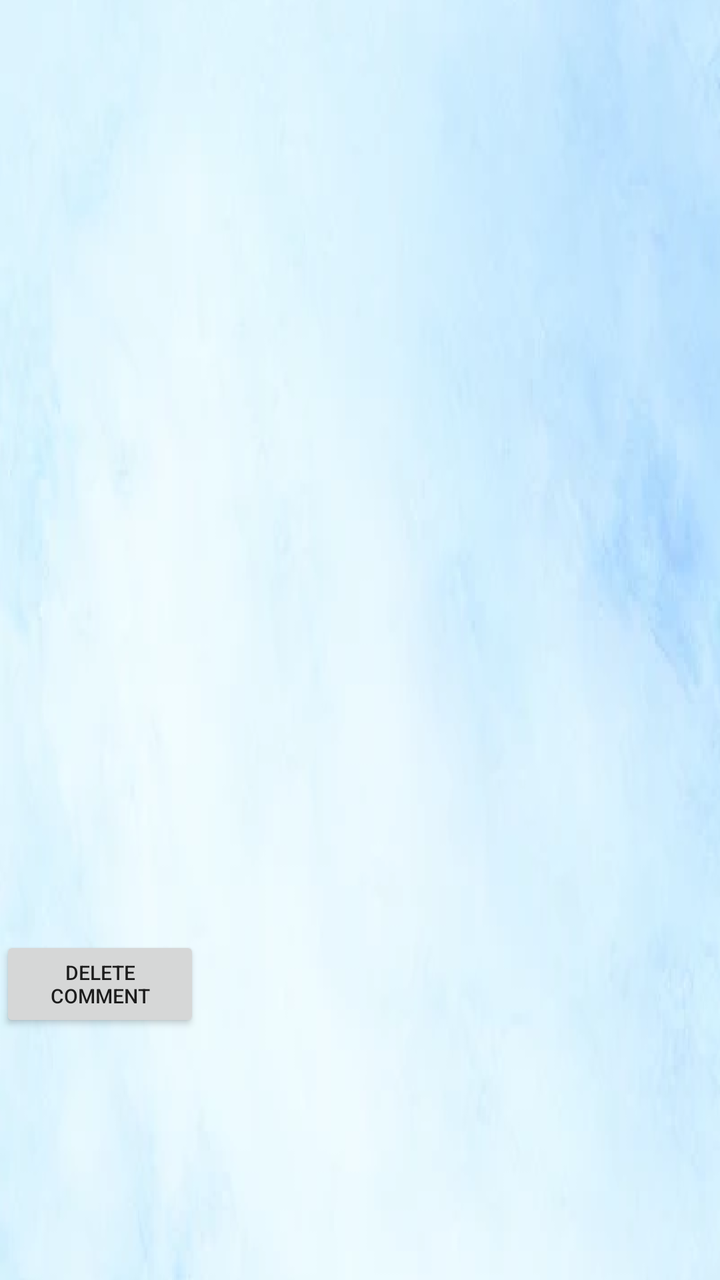
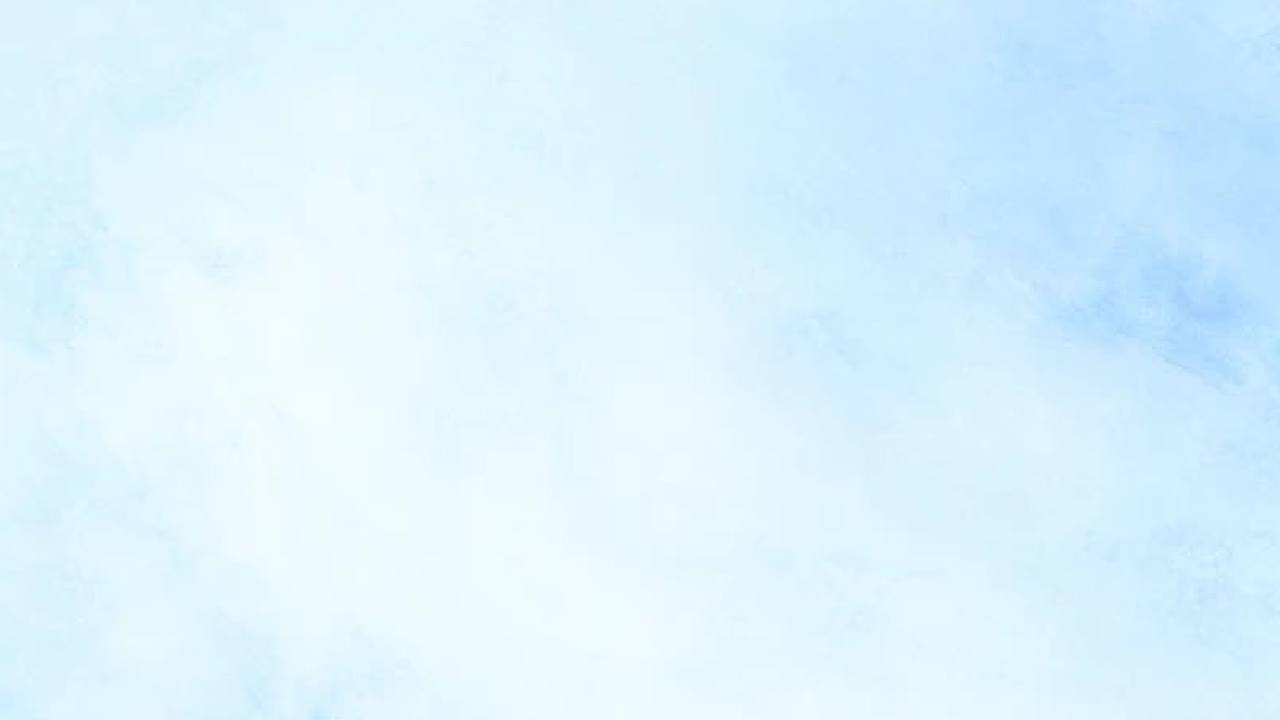

One screen, two layout resources from the same app: the default and the author's alternative for another configuration. Each is rendered where Android would select it; the XML of both is given below.
<!-- AndroidManifest.xml: application theme Theme.TwisterPM -->
<!-- res/layout/activity_comment.xml -->
<?xml version="1.0" encoding="utf-8"?>
<LinearLayout xmlns:android="http://schemas.android.com/apk/res/android"
    xmlns:app="http://schemas.android.com/apk/res-auto"
    xmlns:tools="http://schemas.android.com/tools"
    android:layout_width="match_parent"
    android:layout_height="match_parent"
    tools:context=".CommentActivity"
    android:background="@drawable/blueshade"
    android:orientation="vertical">
<LinearLayout
    android:layout_width="match_parent"
    android:layout_height="wrap_content"
    android:orientation="horizontal">

    <TextView
        android:id="@+id/commentOriginalMessage"
        android:layout_width="match_parent"
        android:layout_height="wrap_content"
        android:layout_marginTop="20dp"
        android:layout_weight="5" />


</LinearLayout>

    <LinearLayout
        android:id="@+id/allCommentsAddLayout"
        android:layout_width="match_parent"
        android:layout_height="0dp"
        android:layout_weight="20"
        android:orientation="horizontal"
        android:visibility="gone">

        <EditText
            android:id="@+id/commentInput"
            android:layout_width="0dp"
            android:layout_height="wrap_content"
            android:layout_weight="3"
            android:hint="Insert your comment" />

        <Button
            android:id="@+id/CommentAddBtn"
            android:layout_width="0dp"
            android:layout_height="wrap_content"
            android:layout_weight="1"
            android:onClick="commentAdd"
            android:text="Add" />

    </LinearLayout>

    <LinearLayout
        android:layout_width="match_parent"
        android:layout_height="0dp"
        android:layout_weight="20"
        android:layout_marginTop="15dp"
        android:id="@+id/commentsDeleteAMessageLayout"
        android:visibility="gone"
        android:background="@color/white"
        android:orientation="vertical">
        <LinearLayout
            android:layout_width="match_parent"
            android:layout_height="wrap_content">
        <TextView
            android:layout_width="0dp"
            android:layout_height="wrap_content"
            android:layout_weight="3"
            android:textColor="@color/black"

            android:text="Are you sure you want to delete the message" />
        </LinearLayout>
        <LinearLayout
            android:layout_width="match_parent"
            android:layout_height="wrap_content"
            android:orientation="horizontal">

            <Button
                android:layout_width="100dp"
                android:layout_height="wrap_content"
                android:onClick="back"
                android:layout_marginRight="20dp"
                android:layout_marginLeft="20dp"
                android:text="Cancel" />

            <Button
                android:layout_width="100dp"
                android:layout_height="wrap_content"
                android:onClick="DeleteMessage"
                android:layout_marginRight="20dp"
                android:layout_marginLeft="20dp"
                android:text="Yes" />

        </LinearLayout>

    </LinearLayout>



    <LinearLayout
        android:layout_width="match_parent"
        android:layout_height="0dp"
        android:layout_weight="50"
        android:orientation="vertical">

        <TextView
            android:id="@+id/commentMessageComments"
            android:layout_width="match_parent"
            android:layout_height="0dp"
            android:layout_weight="5"
            android:layout_margin="12dp"
            android:padding="12dp"
            android:textSize="14sp" />

        <androidx.recyclerview.widget.RecyclerView
            android:id="@+id/commentRecyclerView"
            android:layout_width="match_parent"
            android:layout_height="0dp"
            android:layout_weight="90"
            android:layout_margin="20dp"
            android:padding="10dp" />
    </LinearLayout>


<LinearLayout
    android:layout_width="match_parent"
    android:layout_height="0dp"
    android:layout_weight="20"
    android:orientation="horizontal">


    <Button
        android:id="@+id/commentDeleteBtn"
        android:layout_width="100dp"
        android:layout_height="wrap_content"
        android:onClick="commentDelete"
        android:textSize="10dp"
        android:text="Delete Comment" />


</LinearLayout>

</LinearLayout>
<!-- resources referenced by this layout -->
<resources>
  <color name="black">#FF000000</color>
  <color name="white">#FFFFFFFF</color>
  <!-- drawable blueshade: png bitmap (drawable, 160114 bytes) -->
  <style name="Theme.TwisterPM" parent="Theme.MaterialComponents.DayNight.DarkActionBar">
          
          <item name="colorPrimary">@color/blue</item>
          <item name="colorPrimaryVariant">@color/blue</item>
          <item name="colorOnPrimary">@color/white</item>
          
          <item name="colorSecondary">@color/teal_200</item>
          <item name="colorSecondaryVariant">@color/teal_700</item>
          <item name="colorOnSecondary">@color/black</item>
          
          <item name="android:statusBarColor" tools:targetApi="l">?attr/colorPrimaryVariant</item>
          
      </style>
  <color name="blue">#87cefa</color>
  <color name="teal_200">#FF03DAC5</color>
  <color name="teal_700">#FF018786</color>
</resources>
<!-- res/layout-land/activity_comment.xml (the author's variant of the layout above) -->
<!-- drawn on the phone turned sideways -->
<?xml version="1.0" encoding="utf-8"?>
<LinearLayout xmlns:android="http://schemas.android.com/apk/res/android"
    xmlns:app="http://schemas.android.com/apk/res-auto"
    xmlns:tools="http://schemas.android.com/tools"
    android:layout_width="match_parent"
    android:layout_height="match_parent"
    tools:context=".CommentActivity"
    android:background="@drawable/blueshade"
    android:orientation="vertical">

    <LinearLayout
        android:id="@+id/allCommentsAddLayout"
        android:layout_width="match_parent"
        android:layout_height="0dp"
        android:layout_weight="20"
        android:orientation="horizontal"
        android:visibility="gone">

        <EditText
            android:id="@+id/commentInput"
            android:layout_width="0dp"
            android:layout_height="wrap_content"
            android:layout_weight="3"
            android:hint="Insert your comment" />

        <Button
            android:id="@+id/CommentAddBtn"
            android:layout_width="0dp"
            android:layout_height="wrap_content"
            android:layout_weight="1"
            android:onClick="commentAdd"
            android:text="Add" />

    </LinearLayout>
    <LinearLayout
        android:layout_width="match_parent"
        android:layout_height="wrap_content"
        android:orientation="vertical">
        <LinearLayout
            android:layout_width="match_parent"
            android:layout_height="wrap_content"
            android:orientation="horizontal">
            <TextView
                android:layout_width="match_parent"
                android:layout_height="wrap_content"
                android:id="@+id/commentoriginalMessageEmail"
                android:paddingLeft="20dp"
                android:layout_marginTop="20dp"
                android:textColor="@color/black"
                android:layout_weight="5"/>
            <ImageButton
                android:id="@+id/MessageimageButton"
                android:layout_width="wrap_content"
                android:layout_height="wrap_content"
                android:background="?android:attr/selectableItemBackground"
                android:padding="16dp"
                android:src="@drawable/dots" />
        </LinearLayout>

        <TextView
            android:id="@+id/commentOriginalMessage"
            android:layout_width="match_parent"
            android:layout_height="wrap_content"
            android:paddingLeft="20dp"
            android:layout_weight="5" />


    </LinearLayout>

    <LinearLayout
        android:layout_width="match_parent"
        android:layout_height="0dp"
        android:layout_weight="20"
        android:layout_marginTop="15dp"
        android:id="@+id/commentsDeleteAMessageLayout"
        android:visibility="gone"
        android:background="@color/white"
        android:orientation="vertical">
        <LinearLayout
            android:layout_width="match_parent"
            android:layout_height="wrap_content">
            <TextView
                android:layout_width="0dp"
                android:layout_height="wrap_content"
                android:layout_weight="3"
                android:textColor="@color/black"
                android:text="Are you sure you want to delete the message" />
        </LinearLayout>

        <LinearLayout
            android:layout_width="match_parent"
            android:layout_height="wrap_content"
            android:orientation="horizontal">

            <Button
                android:layout_width="100dp"
                android:layout_height="wrap_content"
                android:onClick="back"
                android:layout_marginRight="20dp"
                android:layout_marginLeft="20dp"
                android:text="Cancel" />

            <Button
                android:layout_width="100dp"
                android:layout_height="wrap_content"
                android:onClick="DeleteMessage"
                android:layout_marginRight="20dp"
                android:layout_marginLeft="20dp"
                android:text="Yes" />

        </LinearLayout>

    </LinearLayout>
    <LinearLayout
        android:layout_width="match_parent"
        android:layout_height="wrap_content"
        android:orientation="horizontal"
        android:visibility="gone"
        android:id="@+id/LayoutCommentDelete">

        <Button
            android:layout_width="wrap_content"
            android:layout_height="wrap_content"
            android:text="Delete"
            android:onClick="commentDelete"/>
        <Button
            android:layout_width="wrap_content"
            android:layout_height="wrap_content"
            android:text="Cancel"
            android:onClick="Cancel"/>

    </LinearLayout>



    <LinearLayout
        android:layout_width="match_parent"
        android:layout_height="0dp"
        android:layout_weight="50"
        android:orientation="vertical">

        <TextView
            android:id="@+id/commentMessageComments"
            android:layout_width="match_parent"
            android:layout_height="0dp"
            android:layout_weight="1"
            android:layout_margin="12dp"
            android:padding="12dp"
            android:textSize="14sp" />

        <androidx.recyclerview.widget.RecyclerView
            android:id="@+id/commentRecyclerView"
            android:layout_width="match_parent"
            android:layout_height="0dp"
            android:layout_margin="20dp"
            android:layout_weight="90"
            android:padding="10dp" />
    </LinearLayout>




</LinearLayout>
